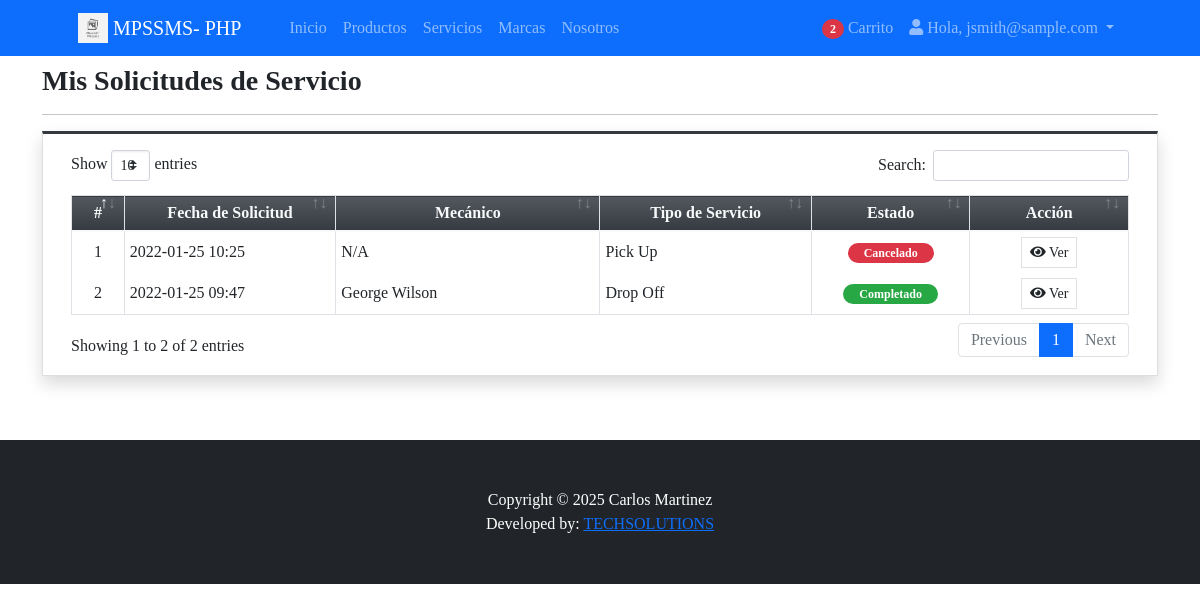
Page /?p=my_services (signed in) on the committed database.
### tables this page shows
CREATE TABLE `service_requests` (
  `id` int(30) NOT NULL,
  `client_id` int(30) NOT NULL,
  `service_type` text NOT NULL,
  `mechanic_id` int(30) DEFAULT NULL,
  `status` tinyint(1) NOT NULL DEFAULT 0,
  `date_created` datetime NOT NULL DEFAULT current_timestamp()
);

### classes/DBConnection.php (called while the page is built, shortened)
<?php
class DBConnection{
    private $host = DB_SERVER;
    private $username = DB_USERNAME;
    private $password = DB_PASSWORD;
    private $database = DB_NAME;
    public $conn;
    public function __construct(){
        if (!isset($this->conn)) {
            $this->conn = new mysqli($this->host, $this->username, $this->password, $this->database);
        }
    }
}
?>

### classes/SystemSettings.php (called while the page is built, shortened)
<?php
class SystemSettings extends DBConnection{
	function userdata($field = ''){
		if(!empty($field)){
			if(isset($_SESSION['userdata'][$field]))
				return $_SESSION['userdata'][$field];
			else
				return null;
		}else{
			return false;
		}
	}
}
$_settings = new SystemSettings();
?>

### my_services.php (the view, shortened to what this page needs)
<div class="content py-5 mt-3">
    <div class="container">
        <h3><b>Mis Solicitudes de Servicio</b></h3>
        <hr>
        <div class="card card-outline card-dark shadow rounded-0">
            <div class="card-body">
                <div class="container-fluid">
                    <table class="table table-stripped table-bordered">
                        <colgroup>
                            <col width="5%">
                            <col width="20%">
                            <col width="25%">
                            <col width="20%">
                            <col width="15%">
                            <col width="15%">
                        </colgroup>
                        <thead>
                            <tr class="bg-gradient-dark text-light">
                                <th class="text-center">#</th>
                                <th class="text-center">Fecha de Solicitud</th>
                                <th class="text-center">Mecánico</th>
                                <th class="text-center">Tipo de Servicio</th>
                                <th class="text-center">Estado</th>
                                <th class="text-center">Acción</th>
                            </tr>
                        </thead>
                        <tbody>
                            <?php
                            $i = 1;
                            $mechanic = $conn->query("SELECT * FROM mechanics_list where id in (SELECT mechanic_id FROM `service_requests` where client_id = '{$_settings->userdata('id')}')");
                            $mechanic_arr = array_column($mechanic->fetch_all(MYSQLI_ASSOC),'name','id');
                            $orders = $conn->query("SELECT * FROM `service_requests` where client_id = '{$_settings->userdata('id')}' order by unix_timestamp(date_created) desc ");
                            while($row = $orders->fetch_assoc()):
                            ?>
                                <tr>
                                    <td class="text-center"><?= $i++ ?></td>
                                    <td><?= date("Y-m-d H:i", strtotime($row['date_created'])) ?></td>
                                    <td><p class="truncate-1 m-0"><?= isset($mechanic_arr[$row['mechanic_id']]) ? $mechanic_arr[$row['mechanic_id']] : "N/A" ?></p></td>
                                    <td class=""><?= $row['service_type'] ?></td>
                                    <td class="text-center">
                                        <?php if($row['status'] == 1): ?>
                                        <span class="badge badge-primary rounded-pill px-3">Confirmado</span>
                                        <?php elseif($row['status'] == 2): ?>
                                            <span class="badge badge-warning rounded-pill px-3">En Progreso</span>
                                        <?php elseif($row['status'] == 3): ?>
                                            <span class="badge badge-success rounded-pill px-3">Completado</span>
                                        <?php elseif($row['status'] == 4): ?>
                                            <span class="badge badge-danger rounded-pill px-3">Cancelado</span>
                                        <?php else: ?>
                                            <span class="badge badge-secondary rounded-pill px-3">Pendiente</span>
                                        <?php endif; ?>
                                    </td>
                                    <td class="text-center">
                                        <button class="btn btn-flat btn-sm btn-default border view_data" type="button" data-id="<?= $row['id'] ?>"><i class="fa fa-eye"></i> Ver</button>
                                    </td>
                                </tr>
                            <?php endwhile; ?>
                        </tbody>
                    </table>
                </div>
            </div>
        </div>
    </div>
</div>

### rows in the picture
service_requests: date_created "2022-01-25 10:25", shows "N/A", service_type "Pick Up", status "Cancelado"
service_requests: date_created "2022-01-25 09:47", mechanic "George Wilson", service_type "Drop Off", status "Completado"

### other values in the picture
$_settings->info('short_name') "MPSSMS- PHP"
$cart_count "2"
$_settings->userdata('email') "jsmith@sample.com"
